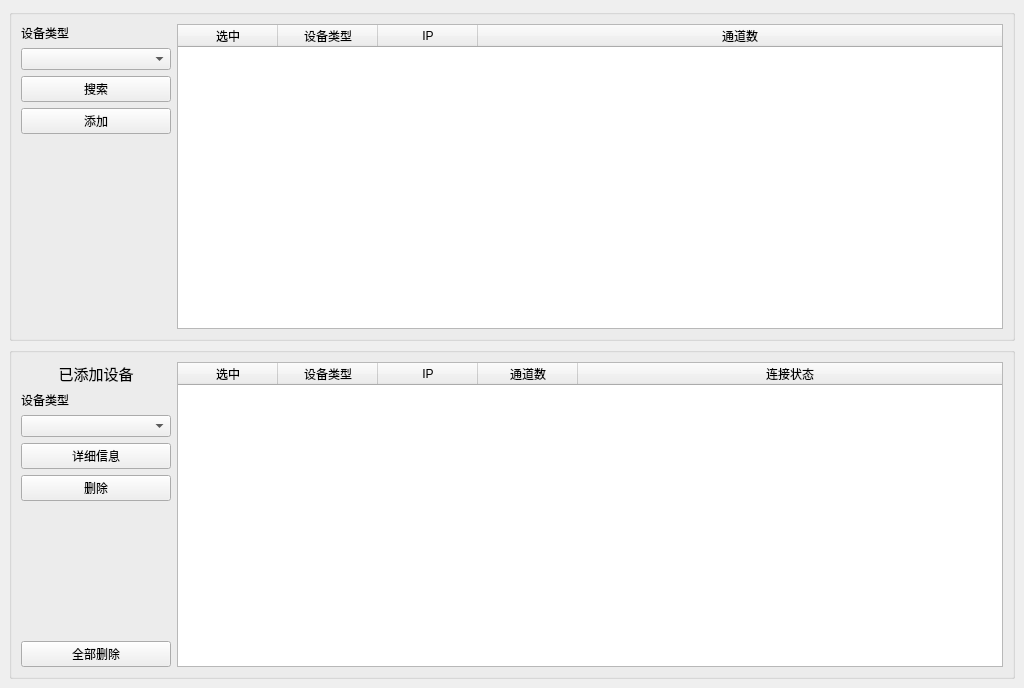
<?xml version="1.0" encoding="UTF-8"?>
<ui version="4.0">
 <class>page_dev_mgt</class>
 <widget class="QWidget" name="page_dev_mgt">
  <property name="geometry">
   <rect>
    <x>0</x>
    <y>0</y>
    <width>1024</width>
    <height>688</height>
   </rect>
  </property>
  <property name="windowTitle">
   <string>Form</string>
  </property>
  <layout class="QVBoxLayout" name="verticalLayout" stretch="0,0">
   <property name="spacing">
    <number>6</number>
   </property>
   <property name="margin">
    <number>9</number>
   </property>
   <item>
    <widget class="QGroupBox" name="groupBox">
     <layout class="QHBoxLayout" name="horizontalLayout">
      <property name="spacing">
       <number>6</number>
      </property>
      <property name="margin">
       <number>9</number>
      </property>
      <item>
       <widget class="QWidget" name="widget_left1" native="true">
        <property name="sizePolicy">
         <sizepolicy hsizetype="Preferred" vsizetype="Expanding">
          <horstretch>0</horstretch>
          <verstretch>0</verstretch>
         </sizepolicy>
        </property>
        <property name="minimumSize">
         <size>
          <width>150</width>
          <height>0</height>
         </size>
        </property>
        <property name="maximumSize">
         <size>
          <width>150</width>
          <height>16777215</height>
         </size>
        </property>
        <layout class="QVBoxLayout" name="verticalLayout_4">
         <property name="spacing">
          <number>6</number>
         </property>
         <property name="margin">
          <number>0</number>
         </property>
         <item>
          <widget class="QLabel" name="lab_srh_type">
           <property name="text">
            <string>设备类型</string>
           </property>
          </widget>
         </item>
         <item>
          <widget class="QComboBox" name="cmb_srh_type"/>
         </item>
         <item>
          <widget class="QPushButton" name="btn_srh">
           <property name="text">
            <string>搜索</string>
           </property>
          </widget>
         </item>
         <item>
          <widget class="QPushButton" name="btn_add">
           <property name="text">
            <string>添加</string>
           </property>
          </widget>
         </item>
         <item>
          <spacer name="verticalSpacer">
           <property name="orientation">
            <enum>Qt::Vertical</enum>
           </property>
           <property name="sizeHint" stdset="0">
            <size>
             <width>20</width>
             <height>40</height>
            </size>
           </property>
          </spacer>
         </item>
        </layout>
       </widget>
      </item>
      <item>
       <widget class="QWidget" name="widget_3" native="true">
        <layout class="QVBoxLayout" name="verticalLayout_2">
         <property name="spacing">
          <number>0</number>
         </property>
         <property name="margin">
          <number>0</number>
         </property>
         <item>
          <widget class="QTableWidget" name="tableWidget_srh">
           <attribute name="horizontalHeaderShowSortIndicator" stdset="0">
            <bool>false</bool>
           </attribute>
           <attribute name="horizontalHeaderStretchLastSection">
            <bool>true</bool>
           </attribute>
           <column>
            <property name="text">
             <string>选中</string>
            </property>
           </column>
           <column>
            <property name="text">
             <string>设备类型</string>
            </property>
           </column>
           <column>
            <property name="text">
             <string>IP</string>
            </property>
           </column>
           <column>
            <property name="text">
             <string>通道数</string>
            </property>
           </column>
          </widget>
         </item>
        </layout>
       </widget>
      </item>
     </layout>
    </widget>
   </item>
   <item>
    <widget class="QGroupBox" name="groupBox_2">
     <layout class="QHBoxLayout" name="horizontalLayout_2">
      <property name="spacing">
       <number>6</number>
      </property>
      <property name="margin">
       <number>9</number>
      </property>
      <item>
       <widget class="QWidget" name="widget_left2" native="true">
        <property name="sizePolicy">
         <sizepolicy hsizetype="Preferred" vsizetype="Expanding">
          <horstretch>0</horstretch>
          <verstretch>0</verstretch>
         </sizepolicy>
        </property>
        <property name="minimumSize">
         <size>
          <width>150</width>
          <height>0</height>
         </size>
        </property>
        <property name="maximumSize">
         <size>
          <width>150</width>
          <height>16777215</height>
         </size>
        </property>
        <layout class="QVBoxLayout" name="verticalLayout_5">
         <property name="spacing">
          <number>6</number>
         </property>
         <property name="margin">
          <number>0</number>
         </property>
         <item>
          <widget class="QLabel" name="lab_dev_all">
           <property name="text">
            <string>&lt;html&gt;&lt;head/&gt;&lt;body&gt;&lt;p&gt;&lt;span style=&quot; font-size:11pt;&quot;&gt;已添加设备&lt;/span&gt;&lt;/p&gt;&lt;/body&gt;&lt;/html&gt;</string>
           </property>
           <property name="alignment">
            <set>Qt::AlignCenter</set>
           </property>
          </widget>
         </item>
         <item>
          <widget class="QLabel" name="lab_added_type">
           <property name="text">
            <string>设备类型</string>
           </property>
          </widget>
         </item>
         <item>
          <widget class="QComboBox" name="cmb_added_type"/>
         </item>
         <item>
          <widget class="QPushButton" name="btn_info">
           <property name="text">
            <string>详细信息</string>
           </property>
          </widget>
         </item>
         <item>
          <widget class="QPushButton" name="btn_del">
           <property name="text">
            <string>删除</string>
           </property>
          </widget>
         </item>
         <item>
          <spacer name="verticalSpacer_2">
           <property name="orientation">
            <enum>Qt::Vertical</enum>
           </property>
           <property name="sizeHint" stdset="0">
            <size>
             <width>20</width>
             <height>40</height>
            </size>
           </property>
          </spacer>
         </item>
         <item>
          <widget class="QPushButton" name="btn_del_all">
           <property name="text">
            <string>全部删除</string>
           </property>
          </widget>
         </item>
        </layout>
        <zorder>lab_dev_all</zorder>
        <zorder>btn_info</zorder>
        <zorder>btn_del</zorder>
        <zorder>btn_del_all</zorder>
        <zorder>lab_added_type</zorder>
        <zorder>cmb_added_type</zorder>
       </widget>
      </item>
      <item>
       <widget class="QWidget" name="widget_4" native="true">
        <layout class="QVBoxLayout" name="verticalLayout_3">
         <property name="spacing">
          <number>0</number>
         </property>
         <property name="margin">
          <number>0</number>
         </property>
         <item>
          <widget class="QTableWidget" name="tableWidget_dev">
           <attribute name="horizontalHeaderStretchLastSection">
            <bool>true</bool>
           </attribute>
           <attribute name="verticalHeaderVisible">
            <bool>true</bool>
           </attribute>
           <column>
            <property name="text">
             <string>选中</string>
            </property>
           </column>
           <column>
            <property name="text">
             <string>设备类型</string>
            </property>
           </column>
           <column>
            <property name="text">
             <string>IP</string>
            </property>
           </column>
           <column>
            <property name="text">
             <string>通道数</string>
            </property>
           </column>
           <column>
            <property name="text">
             <string>连接状态</string>
            </property>
           </column>
          </widget>
         </item>
        </layout>
       </widget>
      </item>
     </layout>
    </widget>
   </item>
  </layout>
 </widget>
 <resources/>
 <connections/>
</ui>
